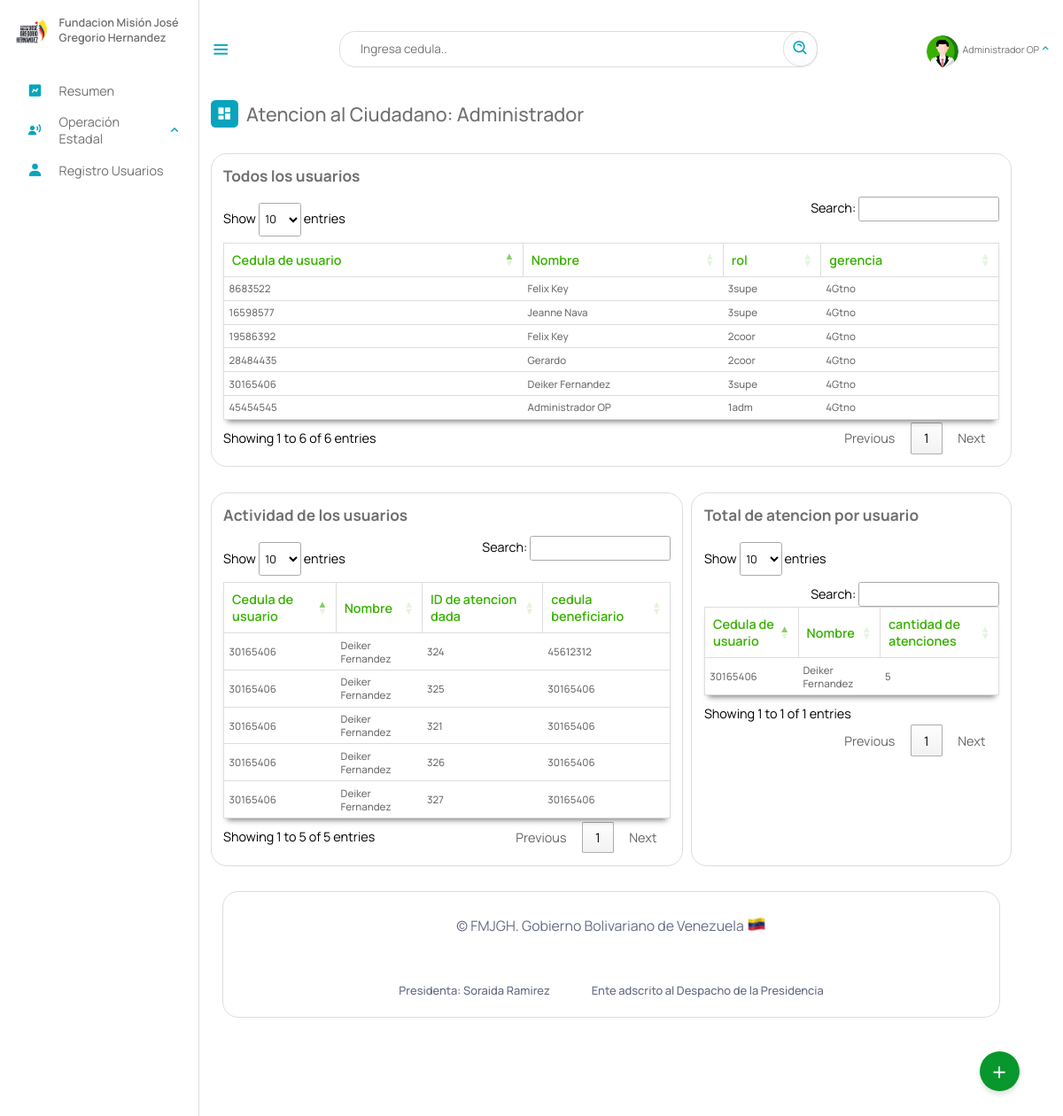
/Escritorio/actividad_usuarios.php (signed in), run on an earlier commit of the app's database.
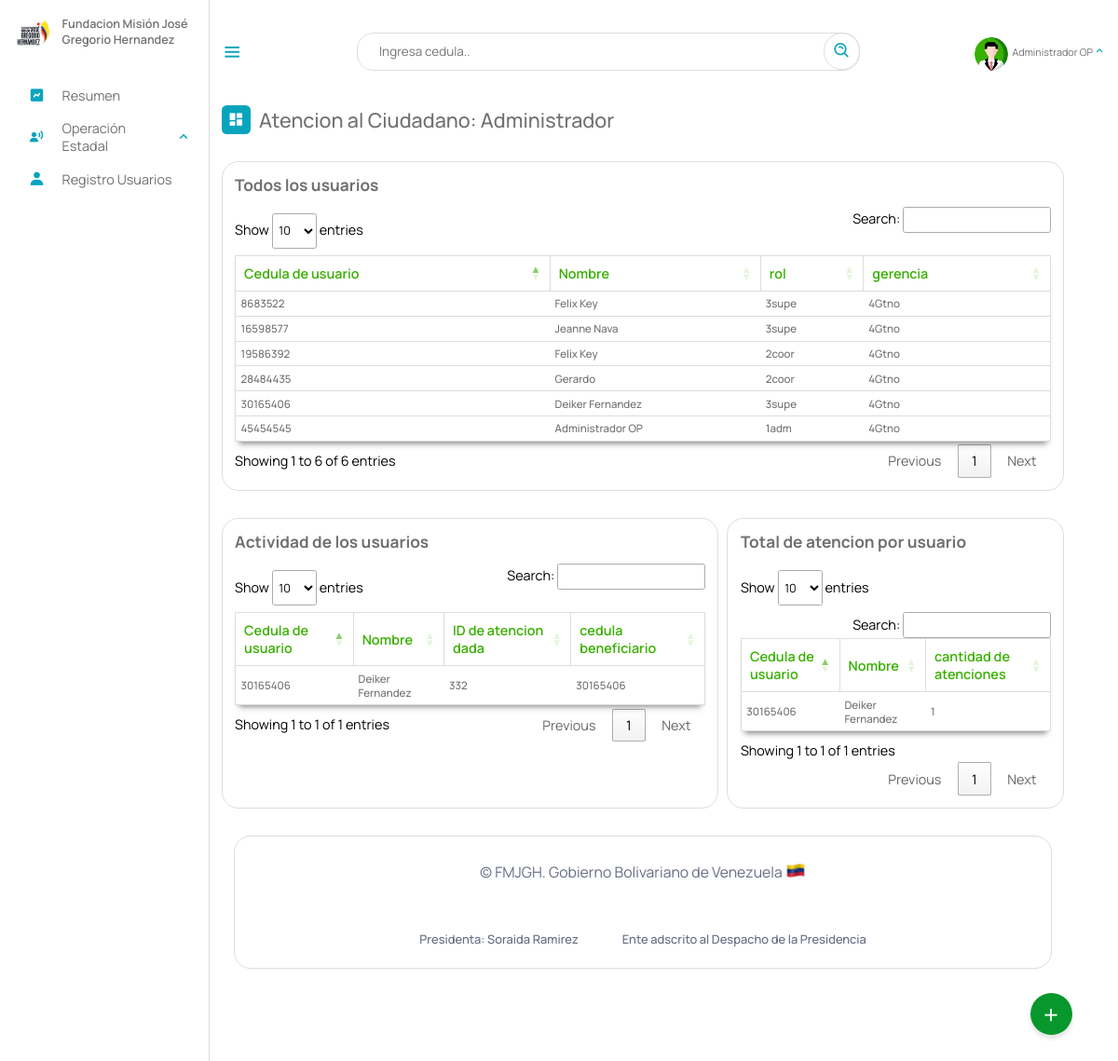
And on a later commit of the database.
### tables this page shows
CREATE TABLE `usuario` (
  `cedula` int(12) NOT NULL,
  `nombre` text NOT NULL,
  `passwordd` varchar(60) NOT NULL,
  `email` varchar(50) NOT NULL,
  `telefono` varchar(11) NOT NULL,
  `sexo` char(1) NOT NULL,
  `gerencia` varchar(5) NOT NULL,
  `rol` varchar(5) NOT NULL,
  `coordinacion` varchar(12) DEFAULT NULL,
  `bloqueado` tinyint(1) NOT NULL DEFAULT 0,
  `profile_photo` varchar(2048) DEFAULT NULL,
  PRIMARY KEY (`cedula`),
  KEY `gerencia` (`gerencia`),
  KEY `rol` (`rol`),
  KEY `coordinacion` (`coordinacion`),
  CONSTRAINT `usuario_ibfk_1` FOREIGN KEY (`coordinacion`) REFERENCES `coordinaciones_estadales` (`id`) ON DELETE CASCADE,
  CONSTRAINT `usuario_ibfk_2` FOREIGN KEY (`rol`) REFERENCES `roles` (`id`) ON DELETE CASCADE,
  CONSTRAINT `usuario_ibfk_3` FOREIGN KEY (`gerencia`) REFERENCES `gerencia` (`id`) ON DELETE CASCADE
);

CREATE TABLE `atenciones` (
  `numero_aten` int(11) NOT NULL AUTO_INCREMENT,
  `cedula` int(12) NOT NULL,
  `fecha_aten` date DEFAULT NULL,
  `atencion_solicitada` text DEFAULT NULL,
  `atencion_recibida` varchar(10) DEFAULT NULL,
  `atencion_brindada` varchar(10) DEFAULT NULL,
  `statu` text DEFAULT 'Sin atencion',
  `por` int(12) DEFAULT NULL,
  `fecha_creada` timestamp NOT NULL DEFAULT current_timestamp(),
  `urgencia` text DEFAULT NULL,
  `archivo` varchar(2048) DEFAULT NULL,
  `informe` varchar(20248) DEFAULT NULL,
  PRIMARY KEY (`numero_aten`),
  KEY `cedula` (`cedula`),
  KEY `atencion_recibida` (`atencion_recibida`),
  KEY `atencion_brindada` (`atencion_brindada`),
  KEY `por` (`por`),
  CONSTRAINT `atenciones_ibfk_1` FOREIGN KEY (`cedula`) REFERENCES `beneficiario` (`cedula`) ON DELETE CASCADE,
  CONSTRAINT `atenciones_ibfk_2` FOREIGN KEY (`atencion_recibida`) REFERENCES `tipo_ayuda_tecnica` (`id`) ON DELETE CASCADE ON UPDATE SET NULL,
  CONSTRAINT `atenciones_ibfk_3` FOREIGN KEY (`atencion_brindada`) REFERENCES `atencion_recibida` (`id`) ON DELETE CASCADE,
  CONSTRAINT `atenciones_ibfk_4` FOREIGN KEY (`por`) REFERENCES `usuario` (`cedula`) ON DELETE CASCADE
);

### php/03-usuario.php (called while the page is built, shortened)
<?php
include_once("ManejadorBD.php");
class Usuario extends ManejadorBD
{
	private $gerencia;
	private $cnn;
	public function __construct($tipoConexion)
	{
		$this->cnn = parent::conectar($tipoConexion);
	}
	public function setgerencia($gerencia)
	{
		$this->gerencia = $gerencia;
	}
	public function consultarUsuariosOAC()
	{
		try {
			$stmt = $this->cnn->prepare("SELECT usuario.cedula, usuario.nombre, atenciones.numero_aten, atenciones.cedula  as beneficiarioCedula FROM `atenciones`, usuario WHERE atenciones.atencion_recibida is NOT null and usuario.cedula = atenciones.por and usuario.gerencia =:gerencia");
			$stmt->setFetchMode(PDO::FETCH_ASSOC);
			$stmt->bindParam(':gerencia', $this->gerencia);
			$stmt->execute();
			return $stmt->fetchAll();
		} catch (PDOException $error) {
			echo "Error: ejecutando consulta SQL." . $error->getMessage();
			exit();
		}
	}
	public function consultarUsuariosTotal()
	{
		try {
			$stmt = $this->cnn->prepare("SELECT * FROM  usuario WHERE usuario.gerencia =:gerencia");
			$stmt->setFetchMode(PDO::FETCH_ASSOC);
			$stmt->bindParam(':gerencia', $this->gerencia);
			$stmt->execute();
			return $stmt->fetchAll();
		} catch (PDOException $error) {
			echo "Error: ejecutando consulta SQL." . $error->getMessage();
			exit();
		}
	}
	public function Total_atencion_por_usuario()
	{
		try {
			$stmt = $this->cnn->prepare("SELECT usuario.cedula, usuario.nombre, COUNT(atenciones.por) as numero FROM `atenciones`, usuario WHERE atenciones.atencion_recibida is NOT null and usuario.cedula = atenciones.por and usuario.gerencia = :gerencia GROUP BY (atenciones.por) ");
			$stmt->setFetchMode(PDO::FETCH_ASSOC);
			$stmt->bindParam(':gerencia', $this->gerencia);
			$stmt->execute();
			return $stmt->fetchAll();
		} catch (PDOException $error) {
			echo "Error: ejecutando consulta SQL." . $error->getMessage();
			exit();
		}
	}
}

### php/ManejadorBD.php (called while the page is built, shortened)
<?php
	class ManejadorBD extends PDO {
		public $srv	= SRV;
		public $usr	= USR;
		public $pas	= PAS;
		public $dbn	= BDN;
		public function conectar($tipoConexion){
			try{
				switch ($tipoConexion) {
				    case 1:
				        $dsn = "mysql:host=$this->srv;dbname=$this->dbn";
				        break;
				}
				$dbh = new PDO($dsn, $this->usr, $this->pas);
    			$dbh->setAttribute(PDO::ATTR_ERRMODE, PDO::ERRMODE_EXCEPTION);
			}catch(PDOException $error){
                echo "Error al Conectar con la Base de Datos: ".$error->getMessage();
                exit();
			}
            $this->conexionBD = $dbh;
			return $this->conexionBD;
		}
	}
?>

### Escritorio/actividad_usuarios.php (the view, shortened to what the changed rows need)
<?php
include_once("partearriba.php");
?>
<div class="dash-contenido">
            <link rel="stylesheet" type="text/css" href="https://cdn.datatables.net/1.11.3/css/jquery.dataTables.min.css">
    <div class="tabla-atencion">
            <h2>Todos los usuarios</h2>
            <table id="atencionU">
                <thead>
                    <tr>
                        <th>Cedula de usuario</th>
                        <th>Nombre</th>
                        <th>rol</th>
                        <th>gerencia</th>
                    </tr>
                </thead>
                <tbody id="atenciones">
                    <?php
                    include_once("../php/03-usuario.php");
                    $aten = new Usuario(1);
                    $aten->setgerencia($gerencia);
                    $consulta = $aten->consultarUsuariosTotal();
                    if ($consulta) {
                        foreach ($consulta as $registros) {
                    ?>
                            <tr>
                                <td><?php echo $registros['cedula']; ?></td>
                                <td><?php echo $registros["nombre"] ?></td>
                                <td><?php echo $registros["rol"] ?></td>
                                <td><?php echo $registros["gerencia"] ?></td>
                            </tr>
                    <?php
                        }
                    }
                    ?>
                </tbody>
            </table>
        </div>
    <div class="tabla-conteo">
        <div class="tabla-atencion una">
            <h2>Actividad de los usuarios</h2>
            <table id="atencion">
                <thead>
                    <tr>
                        <th>Cedula de usuario</th>
                        <th>Nombre</th>
                        <th>ID de atencion dada</th>
                        <th>cedula beneficiario</th>
                    </tr>
                </thead>
                <tbody id="atenciones">
                    <?php
                    include_once("../php/03-usuario.php");
                    $aten = new Usuario(1);
                    $aten->setgerencia($gerencia);
                    $consulta = $aten->consultarUsuariosOAC();
                    if ($consulta) {
                        foreach ($consulta as $registros) {
                    ?>
                            <tr>
                                <td><?php echo $registros['cedula']; ?></td>
                                <td><?php echo $registros["nombre"] ?></td>
                                <td><?php echo $registros["numero_aten"] ?></td>
                                <td><?php echo $registros["beneficiarioCedula"] ?></td>
                            </tr>
                    <?php
                        }
                    }
                    ?>
                </tbody>
            </table>
        </div>
        <div class="tabla-atencion dos">
            <h2>Total de atencion por usuario</h2>
            <table id="atencionE">
                <thead>
                    <tr>
                        <th>Cedula de usuario</th>
                        <th>Nombre</th>
                        <th>cantidad de atenciones</th>
                    </tr>
                </thead>
                <tbody id="atenciones">
                    <?php
                    include_once("../php/03-usuario.php");
                    $aten = new Usuario(1);
                    $aten->setgerencia($gerencia);
                    $consulta = $aten->Total_atencion_por_usuario();
                    if ($consulta) {
                        foreach ($consulta as $registros) {
                    ?>
                            <tr>
                                <td><?php echo $registros['cedula']; ?></td>
                                <td><?php echo $registros["nombre"] ?></td>
                                <td><?php echo $registros["numero"] ?></td>
                            </tr>
                    <?php
                        }
                    }
                    ?>
                </tbody>
            </table>
        </div>
    </div>
</div>
<?php
include_once("parteabajo.php");
?>

What changed in the data, as far as the page shows it:
removed atenciones: por.cedula "30165406", por.nombre "Deiker Fernandez", numero_aten "324", cedula "45612312"
removed atenciones: por.cedula "30165406", por.nombre "Deiker Fernandez", numero_aten "325", cedula "30165406"
removed atenciones: por.cedula "30165406", por.nombre "Deiker Fernandez", numero_aten "321", cedula "30165406"
removed atenciones: por.cedula "30165406", por.nombre "Deiker Fernandez", numero_aten "326", cedula "30165406"
removed atenciones: por.cedula "30165406", por.nombre "Deiker Fernandez", numero_aten "327", cedula "30165406"
computed for usuario "Deiker Fernandez": numero "5" → "1"
added atenciones: por.cedula "30165406", por.nombre "Deiker Fernandez", numero_aten "332", cedula "30165406"
Also different on the page:
text written by a page script: "Show entries Search: Showing 1 to 5 of 5 entries Previous 1 Next" → "Show entries Search: Showing 1 to 1 of 1 entries Previous 1 Next"
